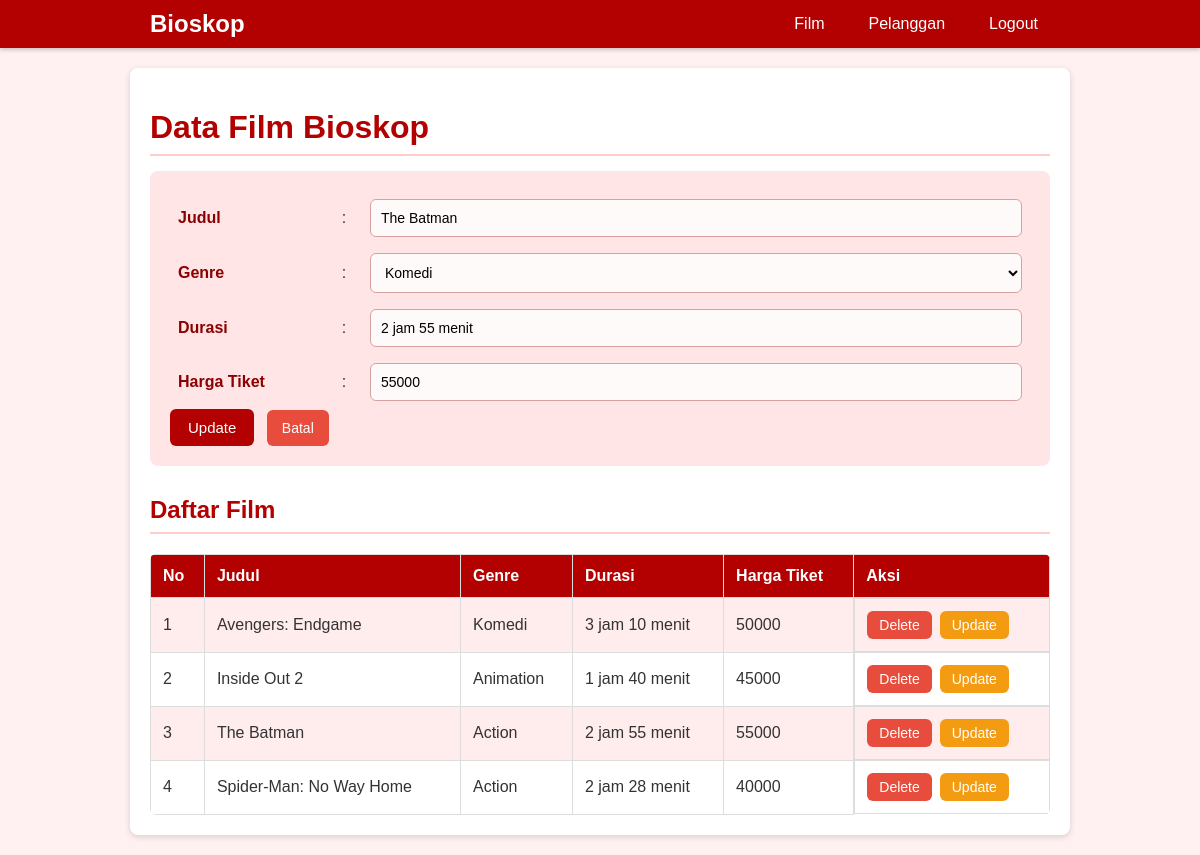
The app's page /index.php?edit=3 (signed in) with its own data.
### tables this page shows
CREATE TABLE `film` (
  `id_film` int(11) NOT NULL,
  `judul` varchar(100) NOT NULL,
  `genre` varchar(50) NOT NULL,
  `durasi` varchar(50) NOT NULL,
  `harga_tiket` int(11) NOT NULL
);

### action.php (called while the page is built, shortened)
<?php
class Film {
    private $conn;
    public function __construct($db) {
        $this->conn = $db;
    }
    public function getAll() {
        $result = $this->conn->query("SELECT * FROM film");
        $data = [];
        while ($row = $result->fetch_assoc()) {
            $data[] = $row;
        }
        return $data;
    }
    public function getById($id) {
        $stmt = $this->conn->prepare("SELECT * FROM film WHERE id_film = ?");
        $stmt->bind_param("i", $id);
        $stmt->execute();
        $result = $stmt->get_result();
        $data = $result->fetch_assoc();
        return $data;
    }
}
?>

### index.php (the view, shortened to what this page needs)
<?php
require_once 'action.php';
$db = new Database();
$conn = $db->getConnection();
$FILM = new Film($conn);
$editData = null;
if (isset($_GET['edit'])) {
    $editData = $FILM->getById($_GET['edit']);
}
$dataFilm = $FILM->getAll();
?>
<!DOCTYPE html>
<html lang="id">
<head>
    <link rel="stylesheet" href="style.css">
</head>
<body>
    <?php include 'navbar.php'; ?>
    <div class="container">
        <h1>Data Film Bioskop</h1>
        <?php if ($editData): ?>
        <form action="action.php" method="post">
            <table>
                <tr>
                    <td>Judul</td>
                    <td>:</td>
                    <td><input type="text" name="judul" required value="<?= htmlspecialchars($editData['judul']) ?>">
                    </td>
                </tr>
                <tr>
                    <td>Genre</td>
                    <td>:</td>
                    <td>
                        <select name="genre" required>
                            <option value="Komedi" <?= $editData['genre']=='Komedi'?'selected':'' ?>>Komedi</option>
                        </select>
                    </td>
                </tr>
                <tr>
                    <td>Durasi</td>
                    <td>:</td>
                    <td><input type="text" name="durasi" required value="<?= htmlspecialchars($editData['durasi']) ?>">
                    </td>
                </tr>
                <tr>
                    <td>Harga Tiket</td>
                    <td>:</td>
                    <td>
                        <input type="text" name="harga_tiket" value="<?= htmlspecialchars($editData['harga_tiket']) ?>">
                    </td>
                </tr>
            </table>
            <input type="submit" value="Update" name="edit">
            <a href="index.php" class="batal">Batal</a>
        </form>
        <?php endif; ?>
        <h2>Daftar Film</h2>
        <table class="data-table">
            <tr>
                <th>No</th>
                <th>Judul</th>
                <th>Genre</th>
                <th>Durasi</th>
                <th>Harga Tiket</th>
                <th>Aksi</th>
            </tr>
            <?php if (!empty($dataFilm)): ?>
            <?php $no = 1; foreach ($dataFilm as $row): ?>
            <tr>
                <td><?= $no++ ?></td>
                <td><?= htmlspecialchars($row['judul']) ?></td>
                <td><?= htmlspecialchars($row['genre']) ?></td>
                <td><?= htmlspecialchars($row['durasi']) ?></td>
                <td><?= htmlspecialchars($row['harga_tiket']) ?></td>
                <td class="aksi">
                    <a href="action.php?delete=<?= $row['id_film'] ?>" class="delete"
                        onclick="return confirm('Yakin hapus data ini?')">Delete</a>
                    <a href="index.php?edit=<?= $row['id_film'] ?>" class="update">Update</a>
                </td>
            </tr>
            <?php endforeach; ?>
            <?php else: ?>
            <tr>
                <td colspan="6">Belum ada data film.</td>
            </tr>
            <?php endif; ?>
        </table>
    </div>
</body>
</html>

### style.css (style rules this page uses)
body { font-family: Arial, sans-serif; margin: 0; background-color: #fff1f1; color: #333; }
.container { max-width: 900px; margin: 20px auto; padding: 20px; background-color: #ffffff; border-radius: 8px; box-shadow: 0 2px 6px rgba(0, 0, 0, 0.15); }
h1, h2 { color: #b30000; border-bottom: 2px solid #ffcccc; padding-bottom: 8px; margin-bottom: 15px; }
form { margin-bottom: 30px; background-color: #ffe5e5; padding: 20px; border-radius: 8px; }
form table { width: 100%; border-collapse: collapse; }
form td { padding: 8px; }
form td:first-child { width: 140px; font-weight: bold; color: #8b0000; }
form td:nth-child(2) { width: 20px; text-align: center; }
input[type="text"], input[type="password"], input[type="email"], select, textarea, .form-control { width: 100%; padding: 10px; border: 1px solid #d7a1a1; border-radius: 6px; font-size: 14px; background-color: #fffafa; box-sizing: border-box; }
input[type="submit"], button[name="submit_pelanggan"], button[name="update_pelanggan"] { background-color: #b30000; color: white; padding: 10px 18px; border: none; border-radius: 6px; cursor: pointer; font-size: 15px; transition: background-color 0.3s, transform 0.2s; }
.batal { display: inline-block; margin-left: 8px; padding: 10px 15px; background-color: #e74c3c; color: white; text-decoration: none; border-radius: 6px; font-size: 14px; transition: background-color 0.3s, transform 0.2s; }
.data-table { width: 100%; border-collapse: collapse; margin-top: 20px; border-radius: 6px; overflow: hidden; }
.data-table th, .data-table td { border: 1px solid #ddd; padding: 12px; text-align: left; }
.data-table th { background-color: #b30000; color: white; }
.data-table tr:nth-child(even) { background-color: #ffecec; }
td.aksi { display: flex; gap: 8px; }
.aksi a { text-decoration: none; padding: 6px 12px; border-radius: 6px; color: white; font-size: 14px; transition: 0.2s; }
.aksi a.update, .btn-edit { background-color: #f39c12; }
.aksi a.delete, .btn-delete { background-color: #e74c3c; }

### records on screen
film: judul "The Batman", durasi "2 jam 55 menit", harga_tiket "55000", genre "Action"
film: judul "Avengers: Endgame", genre "Komedi", durasi "3 jam 10 menit", harga_tiket "50000"
film: judul "Inside Out 2", genre "Animation", durasi "1 jam 40 menit", harga_tiket "45000"
film: judul "Spider-Man: No Way Home", genre "Action", durasi "2 jam 28 menit", harga_tiket "40000"
